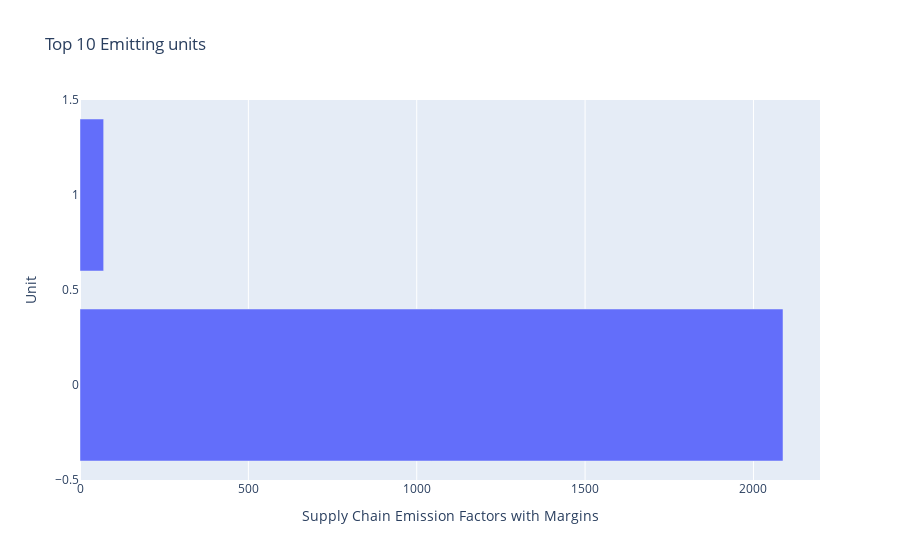

Notebook code cell kept with this figure:
### Code cell
top_substances = df.groupby('Unit')['Supply Chain Emission Factors with Margins'] \
                   .sum().sort_values(ascending=False).head(10)

fig = px.bar(top_substances.reset_index(),
             x='Supply Chain Emission Factors with Margins',
             y='Unit',
             orientation='h',
             title='Top 10 Emitting units')
fig.show()

### Figure 1 — Plotly figure (JSON) as saved in the notebook; plotly's stock layout.template omitted (floating-point values rounded to 4 significant figures)
{"data": [{"hovertemplate": "Supply Chain Emission Factors with Margins=%{x}<br>Unit=%{y}<extra></extra>", "legendgroup": "", "marker": {"color": "#636efa", "pattern": {"shape": ""}}, "name": "", "orientation": "h", "showlegend": false, "textposition": "auto", "type": "bar", "x": [2088.0, 70.25], "xaxis": "x", "y": [0, 1], "yaxis": "y"}], "layout": {"barmode": "relative", "legend": {"tracegroupgap": 0}, "title": {"text": "Top 10 Emitting units"}, "xaxis": {"anchor": "y", "domain": [0, 1], "title": {"text": "Supply Chain Emission Factors with Margins"}}, "yaxis": {"anchor": "x", "domain": [0, 1], "title": {"text": "Unit"}}}}
